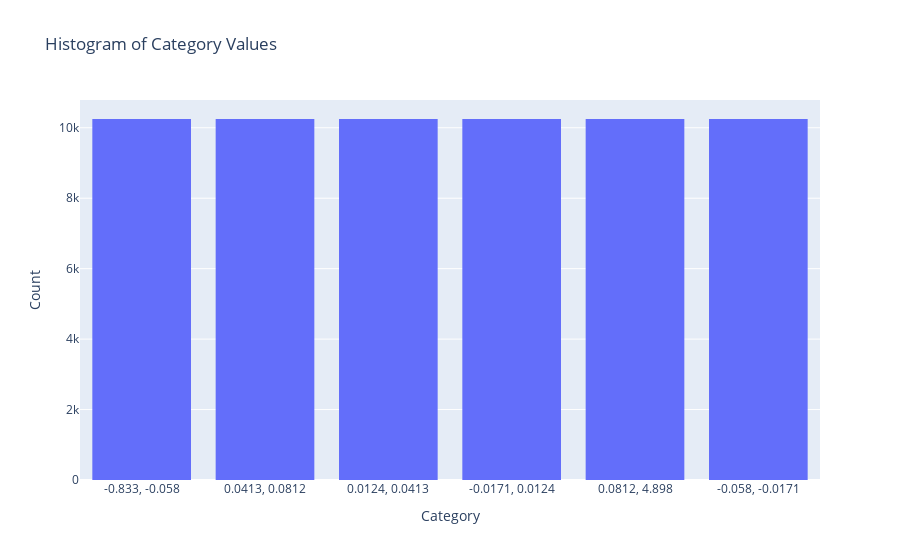

Source (notebook cell):
### Code cell
category_order = [
    '-inf to -0.5',
    '-0.5 to -0.25',
    '-0.25 to -0.15',
    '-0.15 to -0.1',
    '-0.1 to -0.05',
    '-0.05 to -0.025',
    '-0.025 to -0.01',
    '-0.01 to 0',
    '0 to 0.01',
    '0.01 to 0.025',
    '0.025 to 0.05',
    '0.05 to 0.1',
    '0.1 to 0.15',
    '0.15 to 0.25',
    '0.25 to 0.5',
    '0.5 to inf'
]
# Plotting the histogram with specified category order
fig = px.histogram(df, x='category', title='Histogram of Category Values', category_orders={'category': category_order})
fig.update_layout(xaxis_title='Category', yaxis_title='Count')

# Show the plot
fig.show()

### Figure 1 — Plotly figure (JSON) as saved in the notebook; plotly's stock layout.template omitted (floating-point values rounded to 4 significant figures; data arrays with more than 128 entries replaced by an {"elided": "..."} marker saying what was removed)
{"data": [{"alignmentgroup": "True", "bingroup": "x", "hovertemplate": "category=%{x}<br>count=%{y}<extra></extra>", "legendgroup": "", "marker": {"color": "#636efa", "pattern": {"shape": ""}}, "name": "", "offsetgroup": "", "orientation": "v", "showlegend": false, "type": "histogram", "x": {"elided": "61493 str values"}, "xaxis": "x", "yaxis": "y"}], "layout": {"barmode": "relative", "legend": {"tracegroupgap": 0}, "title": {"text": "Histogram of Category Values"}, "xaxis": {"anchor": "y", "categoryarray": ["-inf to -0.5", "-0.5 to -0.25", "-0.25 to -0.15", "-0.15 to -0.1", "-0.1 to -0.05", "-0.05 to -0.025", "-0.025 to -0.01", "-0.01 to 0", "0 to 0.01", "0.01 to 0.025", "0.025 to 0.05", "0.05 to 0.1", "0.1 to 0.15", "0.15 to 0.25", "0.25 to 0.5", "0.5 to inf"], "categoryorder": "array", "domain": [0, 1], "title": {"text": "Category"}}, "yaxis": {"anchor": "x", "domain": [0, 1], "title": {"text": "Count"}}}}
